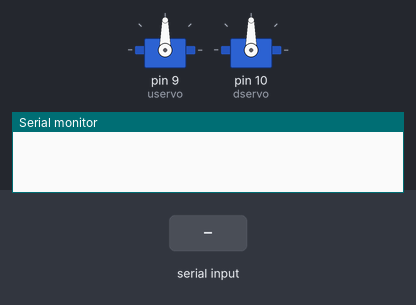
Simulated run of this sketch. Board: Arduino Uno, built with avr-gcc and run on an emulated ATmega328P. On the bench: 2 × servo, the last lines printed to the serial monitor. Inputs (shaded band) come from the test bench.

Above: at 1.2 s.
1.3 s: "90,45\n" received over Serial
At 2.6 s:
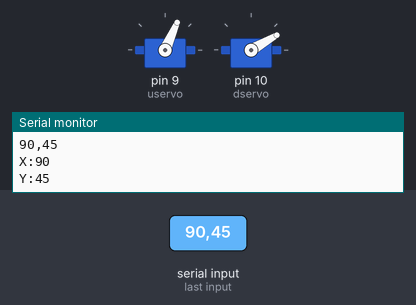
3.8 s: "5\n" received over Serial
At 5.8 s:
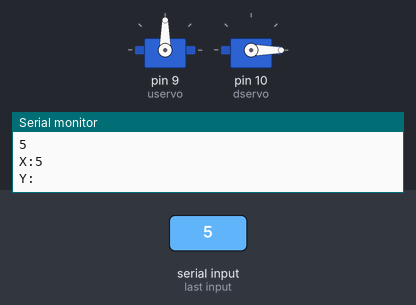
6.3 s: "1,90,45\n" received over Serial
At 8.4 s:
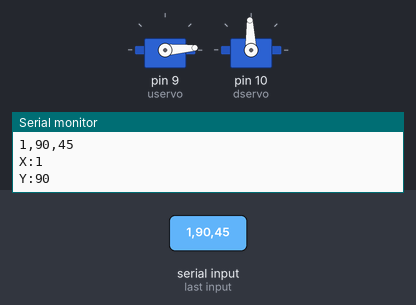
Timing chart, 0 to 9.9 s (numbered marks = the images above; inputs shaded):
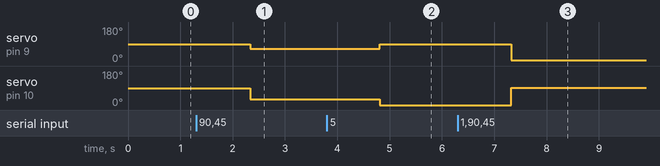

Measured:
- after the input at 1.3 s, servo on pin 9 (uservo): 90° → 66° after 1.0 s; servo on pin 10 (dservo): 90° → 30° after 1.0 s
- after the input at 3.8 s, servo on pin 9 (uservo): 66° → 90° after 1.0 s; servo on pin 10 (dservo): 30° → 0° after 1.0 s
- after the input at 6.3 s, servo on pin 9 (uservo): 90° → 4° after 1.0 s; servo on pin 10 (dservo): 0° → 92° after 1.0 s

The sketch:

FBPcncV1.ino
```cpp
#include <Servo.h>

String a,xval,yval;
int x1=730,y1=730;
Servo uservo;  // create servo object to control a servo
Servo dservo;
double l = 730,x,y,r,th,phi,uval,dval;
void setup() {
  Serial.begin(9600);
  uservo.attach(9);
  dservo.attach(10);
  uservo.write(90);
  delay(10);
  dservo.write(90);
  delay(10);
}

void loop() {

  while(Serial.available()) {

  a= Serial.readString();// read the incoming data as string
  Serial.println(a);
  String xval = getValue(a, ',', 0);
  String yval = getValue(a, ',', 1);

  Serial.println("X:" + xval);
  Serial.println("Y:" + yval);

  x1 = xval.toInt();
  y1 = yval.toInt();
}

  x = (double)x1;
  y = (double)y1;
  r = sqrt((x*x)+(y*y));
  th = round( atan2 (y, x) * 180/3.14159265 );
  phi = acos(r/(2*l)) * 180/3.14159265 ;
  uval = th + phi;
  dval = th - phi;
  /*Serial.print(x);
  Serial.print("  , ");
  Serial.print(y);
  Serial.print("  , ");
  Serial.print(r);
  Serial.print("  , ");
  Serial.print(th);
  Serial.print("  , ");
  Serial.print(phi);
  Serial.print("  , ");
  Serial.print(180-(th+phi));
  Serial.print("  , ");
  Serial.println(th-phi+90);*/
  uservo.write(180-uval);
  dservo.write(dval+90);
  delay(50);
}
String getValue(String data, char separator, int index)
{
    int found = 0;
    int strIndex[] = { 0, -1 };
    int maxIndex = data.length() - 1;

    for (int i = 0; i <= maxIndex && found <= index; i++) {
        if (data.charAt(i) == separator || i == maxIndex) {
            found++;
            strIndex[0] = strIndex[1] + 1;
            strIndex[1] = (i == maxIndex) ? i+1 : i;
        }
    }
    return found > index ? data.substring(strIndex[0], strIndex[1]) : "";
}
```
